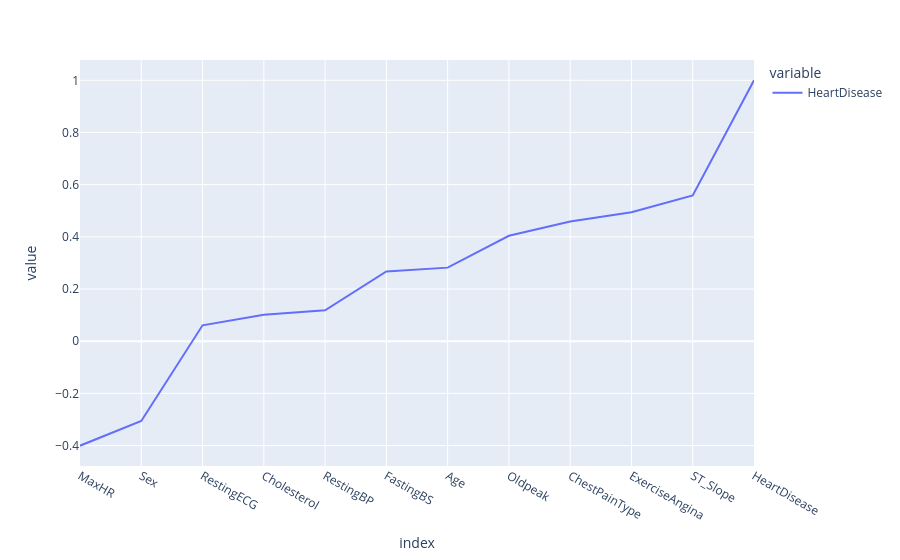

Write notebook code for a chart like this one.
### Code cell
px.line(dt.corr()['HeartDisease'].sort_values())

### Figure 1 — Plotly figure (JSON) as saved in the notebook; plotly's stock layout.template omitted (floating-point values rounded to 4 significant figures)
{"data": [{"hovertemplate": "variable=HeartDisease<br>index=%{x}<br>value=%{y}<extra></extra>", "legendgroup": "HeartDisease", "line": {"color": "#636efa", "dash": "solid"}, "marker": {"symbol": "circle"}, "mode": "lines", "name": "HeartDisease", "orientation": "v", "showlegend": true, "type": "scatter", "x": ["MaxHR", "Sex", "RestingECG", "Cholesterol", "RestingBP", "FastingBS", "Age", "Oldpeak", "ChestPainType", "ExerciseAngina", "ST_Slope", "HeartDisease"], "xaxis": "x", "y": [-0.4004, -0.3054, 0.06101, 0.1013, 0.1183, 0.2673, 0.282, 0.404, 0.459, 0.4943, 0.5588, 1.0], "yaxis": "y"}], "layout": {"legend": {"title": {"text": "variable"}, "tracegroupgap": 0}, "margin": {"t": 60}, "xaxis": {"anchor": "y", "domain": [0, 1], "title": {"text": "index"}}, "yaxis": {"anchor": "x", "domain": [0, 1], "title": {"text": "value"}}}}
